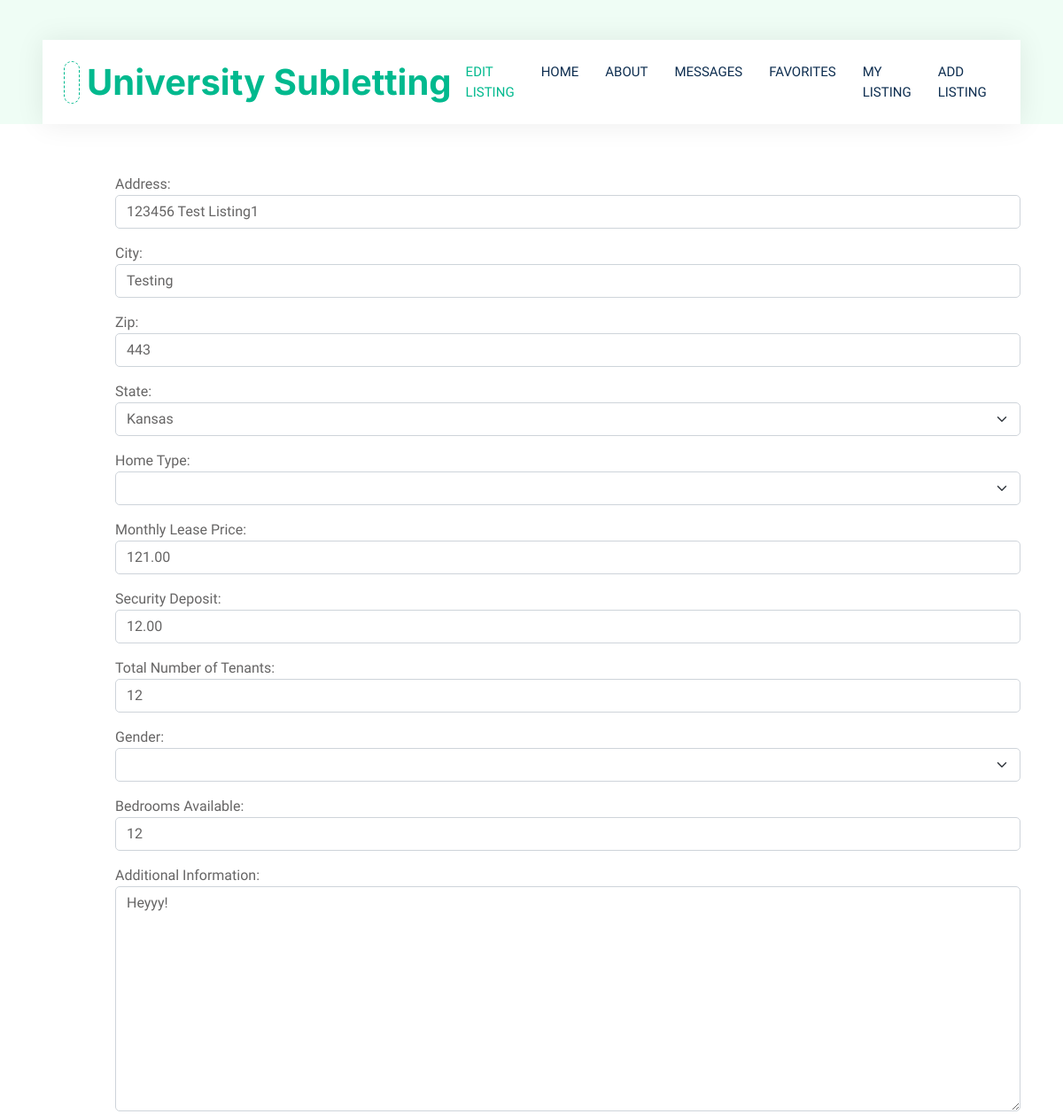
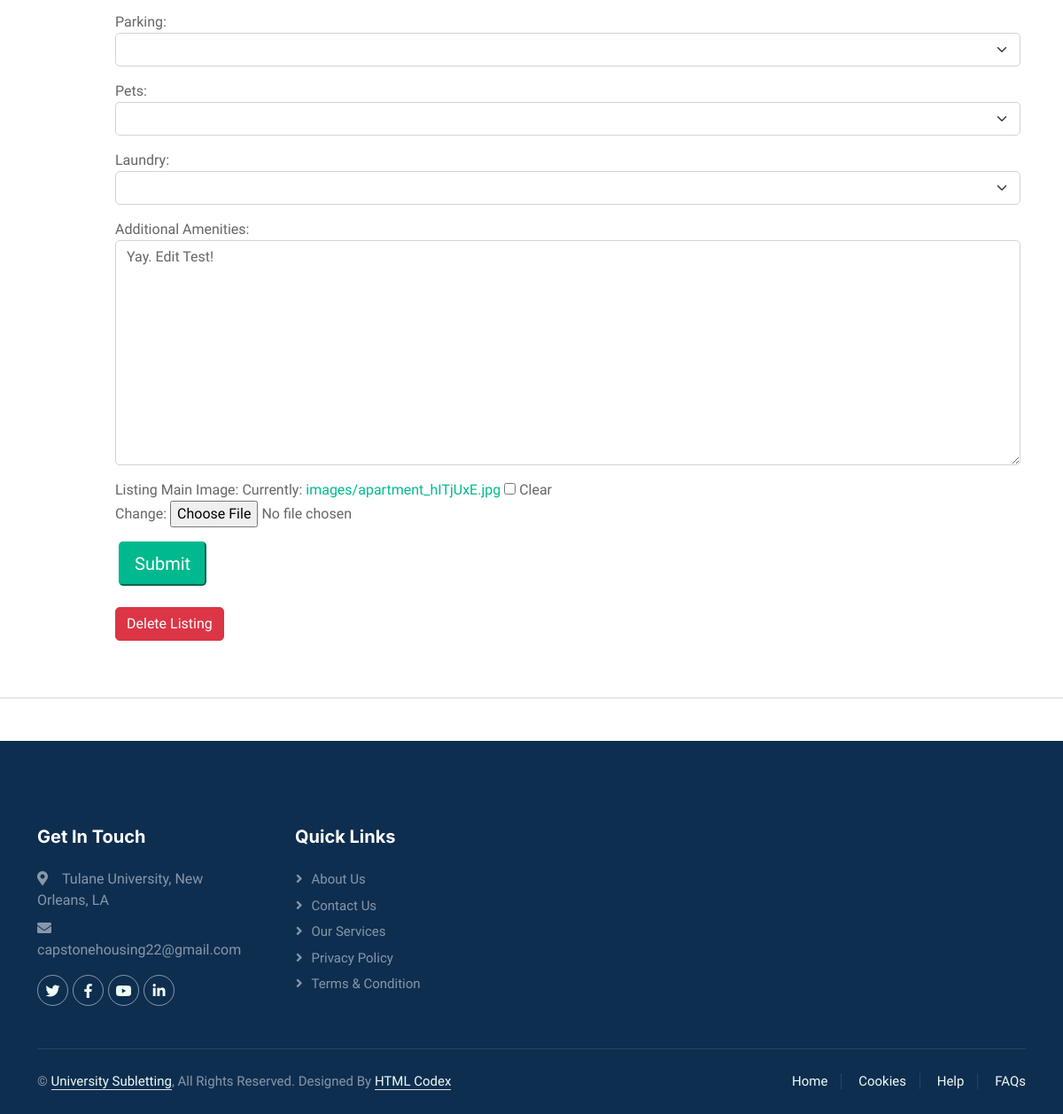
The page /edit_listing/41/ on the database its author committed (2 pictures, top to bottom).
### hello/models.py (models this page shows)
class allinformation(models.Model):
    user = models.ForeignKey(User, on_delete=models.CASCADE, null=True)
    address = models.CharField(max_length=200, blank=True, null=True)
    city = models.CharField(max_length=200, blank=True, null=True)
    zip = models.IntegerField( blank=True, null=True)
    state = models.CharField(max_length=22, blank=True, null=True)
    hometype = models.CharField(max_length=100, blank=True, null=True)
    monthlyprice = models.DecimalField(max_digits = 100, decimal_places=2, blank=True, null=True)
    securitydeposit = models.DecimalField(max_digits = 100, decimal_places=2, blank=True, null=True)
    numbertenants = models.IntegerField(blank=True, null=True)
    gender = models.CharField(max_length=20, blank=True, null=True)
    beds = models.IntegerField( blank=True, null=True)
    addrentinfo = models.CharField(max_length=300, blank=True, null=True)
    parking = models.CharField(max_length=4, blank=True, null=True)
    pets = models.CharField(max_length=4, blank=True, null=True)
    laundry = models.CharField(max_length=20, blank=True, null=True)
    addamenityinfo = models.CharField(max_length=300, blank=True, null=True)
    image = models.ImageField(upload_to="images/",default="images/image_coming_soon.png", height_field=None, width_field=None, max_length=100,blank=True, null=True)

### hello/views.py (the view)
# urls.py: path("edit_listing/<str:pk>/", views.edit_listing, name="edit_listing"),
def edit_listing(request, pk):
    submitted = False
    listing_object = allinformation.objects.get(id=pk)
    form = AddListingForm(instance=listing_object)
    if request.method =='POST':
        if 'delete_listing' in request.POST: #handle deleting listing button on edit page
                listing = allinformation.objects.get(id=pk).delete()
                print("Deleting Listing:", listing)
                shome_list = allinformation.objects.all()
                messages= ['Your listing has been deleted successfully.']
                return render(request, 'hello/home.html', {'shome_list': shome_list, 'messages': messages})
        else:
            form = AddListingForm(data =request.POST, files = request.FILES, instance=listing_object)
            if form.is_valid():
                listing = form.save(commit=False)
                listing.user = request.user
                listing.save()
                return HttpResponseRedirect('/edit_listing/' +pk+'/?submitted=True')
    else:
        form = AddListingForm(instance=listing_object)
        if 'submitted' in request.GET:
            submitted = True
    return render(request, 'hello/edit_listing.html', {'form': form, 'submitted': submitted})

### hello/templates/hello/edit_listing.html (shortened to what this page needs)
{% extends "hello/layout.html" %}
{% load static %}
{% block content %}
<!DOCTYPE html>
<html lang="en">
<head>
    <link href="https://cdnjs.cloudflare.com/ajax/libs/font-awesome/5.10.0/css/all.min.css" rel="stylesheet">
    <link href="https://cdn.jsdelivr.net/npm/bootstrap-icons@1.4.1/font/bootstrap-icons.css" rel="stylesheet">
    <link href="{% static 'hello/lib/animate/animate.min.css' %}" rel="stylesheet">
    <link href="{% static 'hello/lib/owlcarousel/assets/owl.carousel.min.css' %}" rel="stylesheet">
    <link href="{% static 'hello/css/bootstrap.min.css' %}" rel="stylesheet">
    <link href="{% static 'hello/css/style.css' %}" rel="stylesheet">
</head>
<body>
    <div class="container-fluid nav-bar bg-transparent">
        <nav class="navbar navbar-expand-lg bg-white navbar-light py-0 px-4">
            <a href="{% url 'home' %}" class="navbar-brand d-flex align-items-center text-center">
                <div class="icon p-2 me-2">
                </div>
                <h1 class="m-0 text-primary">University Subletting</h1>
            </a>
            <div class="navbar-nav ms-auto">
                <a href="" class="nav-item nav-link active">Edit Listing</a>
                <a href="{% url 'home' %}" class="nav-item nav-link">Home</a>
                <a href="{% url 'about' %}" class="nav-item nav-link ">About</a>
                <a href="{% url 'messages' %}" class="nav-item nav-link">Messages</a>
                <a href="{% url 'favorites' %}" class="nav-item nav-link">Favorites</a>
                <a href="{% url 'listing' %}" class="nav-item nav-link">My Listing</a>
                <a href="{% url 'add_listing' %}" class="nav-item nav-link">Add Listing</a>
            </div>
        </nav>
    </div>
    <div class="container-fluid bg-white p-0">
        <div class="row g-0 flex-column-reverse flex-md-row">
            <div class="row col p-5 mt-2" style="margin-left:70px">
                {% if submitted %}
                    Your listing was updated successfully!!!
                {% else %}
                <form action = "" method = "post" enctype="multipart/form-data">
                    {{form.as_p}}
                    <input class="btn-lg btn-primary ms-1 text-white"   type="submit">
                </form>
                {% endif %}
            <form action = "" method = "post">
                <input name="delete_listing" class="btn btn-danger mt-4" type="submit" value="Delete Listing" onclick="return confirm('Are you sure you would like to delete this listing?')"/>
            </form>
        </div>
    </div>
    </body>
</html>
{% endblock %}

### hello/static/hello/css/style.css (style rules this page uses)
:root { --primary: #00B98E; --secondary: #FF6922; --light: #EFFDF5; --dark: #0E2E50; }
.btn { transition: .5s; }
.nav-bar { position: relative; margin-top: 45px; padding: 0 3rem; transition: .5s; z-index: 9999; }
.navbar { box-shadow: 0 0 30px rgba(0, 0, 0, .08); }
.navbar-light .navbar-nav .nav-link { margin-right: 30px; padding: 25px 0; color: #FFFFFF; font-size: 15px; text-transform: uppercase; outline: none; }
.navbar-light .navbar-nav .nav-link:hover, .navbar-light .navbar-nav .nav-link.active { color: var(--primary); }
.navbar-light .navbar-brand { height: 75px; }
.navbar-light .navbar-nav .nav-link { color: var(--dark); font-weight: 500; }
.icon { padding: 15px; display: inline-flex; align-items: center; justify-content: center; background: #FFFFFF !important; border-radius: 50px; border: 1px dashed var(--primary) !important; }

### rows shown on the page
allinformation: address "123456 Test Listing1", city "Testing", zip "443", state "Kansas", monthlyprice "121.00", securitydeposit "12.00", numbertenants "12", beds "12", addrentinfo "Heyyy!", addamenityinfo "Yay. Edit Test!"
